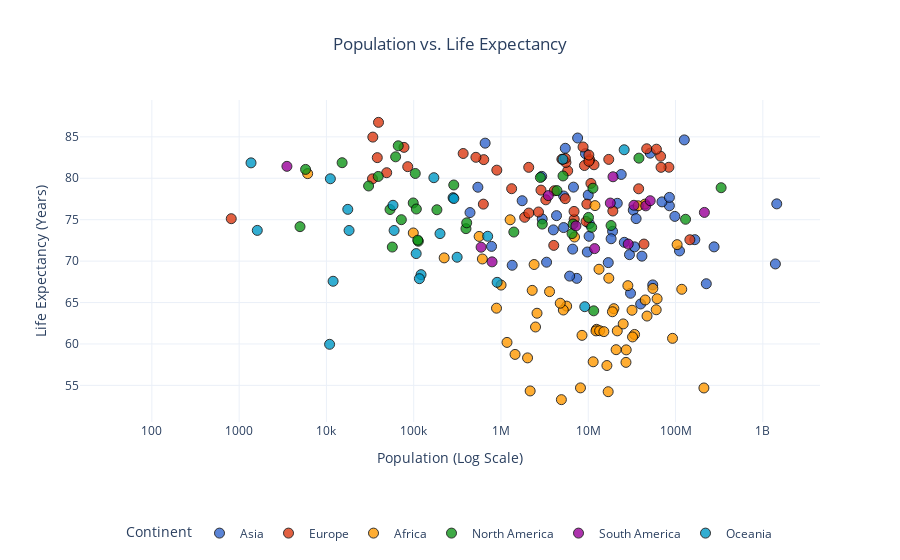

Notebook cell for this chart:
### Code cell
fig_1 = px.scatter(
    df_life_expectancy,
    x="population",
    y="life_expectancy",
    color="continent",
    color_discrete_sequence=px.colors.qualitative.G10,
    title="Population vs. Life Expectancy",
    log_x=True,
    template="plotly_white"
)

fig_1.update_layout(
    title=dict(
        text="Population vs. Life Expectancy",
        x=0.5,
        xanchor="center"
    ),
    xaxis=dict(
        title="Population (Log Scale)",
        showgrid=True,
    ),
    yaxis=dict(
        title="Life Expectancy (Years)",
        showgrid=True,
    ),
    legend=dict(
        title="Continent",
        orientation="h",
        x=0.5,
        xanchor="center",
        y=-0.3
    ),
)

fig_1.update_traces(marker=dict(size=10, opacity=0.8, line=dict(width=1, color="black")))

fig_1.show()

### Figure 1 — Plotly figure (JSON) as saved in the notebook; plotly's stock layout.template omitted (floating-point values rounded to 4 significant figures)
{"data": [{"hovertemplate": "continent=Asia<br>population=%{x}<br>life_expectancy=%{y}<extra></extra>", "legendgroup": "Asia", "marker": {"color": "#3366CC", "line": {"color": "black", "width": 1}, "opacity": 0.8, "size": 10, "symbol": "circle"}, "mode": "markers", "name": "Asia", "orientation": "v", "showlegend": true, "type": "scatter", "x": [39835428, 2968128, 10223344, 1748295, 166303494, 779900, 441532, 16946446, 1444216102, 3979773, 7552800, 1393409033, 276361788, 85028760, 41179351, 9291000, 126050796, 10269022, 18994958, 4328553, 6628347, 7379358, 6769151, 658391, 32776195, 543620, 3329282, 54806014, 29674920, 25887045, 5223376, 225199929, 5222756, 111046910, 2930524, 35340680, 5453600, 51305184, 21497306, 18275704, 23855008, 9749625, 69950844, 1343875, 85042736, 6117933, 9991083, 33935765, 98168829, 30490639], "xaxis": "x", "y": [64.83, 75.09, 73, 77.29, 72.59, 71.78, 75.86, 69.82, 76.91, 73.77, 84.86, 69.66, 71.72, 76.68, 70.6, 82.97, 84.63, 74.53, 73.6, 75.49, 71.45, 67.92, 78.93, 84.24, 76.16, 78.92, 69.87, 67.13, 70.78, 72.27, 77.86, 67.27, 74.05, 71.23, 80.23, 75.13, 83.62, 83.03, 76.98, 72.7, 80.46, 71.1, 77.15, 69.5, 77.69, 68.19, 77.97, 71.72, 75.4, 66.12], "yaxis": "y"}, {"hovertemplate": "continent=Europe<br>population=%{x}<br>life_expectancy=%{y}<extra></extra>", "legendgroup": "Europe", "marker": {"color": "#DC3912", "line": {"color": "black", "width": 1}, "opacity": 0.8, "size": 10, "symbol": "circle"}, "mode": "markers", "name": "Europe", "orientation": "v", "showlegend": true, "type": "scatter", "x": [2872934, 77354, 9043072, 9442867, 11632334, 3263459, 6896655, 4081657, 896005, 10724553, 5813302, 1325188, 49053, 5548361, 67422000, 83900471, 33691, 10370747, 63385, 9634162, 368792, 4982904, 85410, 60367471, 101073, 1866934, 38254, 2689862, 634814, 516100, 4024025, 39520, 628051, 17173094, 2082661, 5465629, 37797000, 10167923, 19127772, 145912022, 34010, 6871547, 5449270, 2078723, 46745211, 10160159, 8715494, 43466822, 68207114, 812], "xaxis": "x", "y": [78.57, 83.73, 81.54, 74.79, 81.63, 77.4, 75.05, 78.49, 80.98, 79.38, 80.9, 78.74, 80.67, 81.91, 82.66, 81.33, 79.93, 82.24, null, 76.88, 82.99, 82.3, 81.4, 83.51, null, 75.29, 82.49, 75.93, 82.25, 82.53, 71.9, 86.75, 76.88, 82.28, 75.8, 82.4, 78.73, 82.05, 76.05, 72.58, 84.97, 76, 77.54, 81.32, 83.56, 82.8, 83.78, 72.06, 81.32, 75.12], "yaxis": "y"}, {"hovertemplate": "continent=Africa<br>population=%{x}<br>life_expectancy=%{y}<extra></extra>", "legendgroup": "Africa", "marker": {"color": "#FF9900", "line": {"color": "black", "width": 1}, "opacity": 0.8, "size": 10, "symbol": "circle"}, "mode": "markers", "name": "Africa", "orientation": "v", "showlegend": true, "type": "scatter", "x": [44616626, 33933611, 12451031, 2397240, 21497097, 12255429, 27224262, 561901, 4919987, 16914985, 888456, 5657017, 27053629, 92377986, 1002197, 104258327, 1449891, 3601462, 1172369, 117876226, 2278829, 2486937, 31732128, 13497237, 2015490, 54985702, 2159067, 5180208, 6958538, 28427333, 19647681, 20855724, 4775110, 1273428, 37344787, 32163045, 2587344, 25130810, 211400704, 13276517, 6095, 223364, 17196308, 98910, 8141343, 16359500, 60041996, 11381377, 44909351, 61498438, 8478242, 11935764, 47123533, 611872, 18920657, 15092171], "xaxis": "x", "y": [76.88, 61.15, 61.77, 69.59, 61.58, 61.58, 59.29, 72.98, 53.28, 54.24, 64.32, 64.57, 57.78, 60.68, 67.11, 71.99, 58.74, 66.32, 60.19, 66.6, 66.47, 62.05, 64.07, 61.6, 58.32, 66.7, 54.33, 64.1, 72.91, 67.04, 64.26, 59.31, 64.92, 74.99, 76.68, 60.85, 63.71, 62.42, 54.69, 69.02, 80.56, 70.39, 67.94, 73.4, 54.7, 57.4, 64.13, 57.85, 65.31, 65.46, 61.04, 76.7, 63.37, 70.26, 63.89, 61.49], "yaxis": "y"}, {"hovertemplate": "continent=North America<br>population=%{x}<br>life_expectancy=%{y}<extra></extra>", "legendgroup": "North America", "marker": {"color": "#109618", "line": {"color": "black", "width": 1}, "opacity": 0.8, "size": 10, "symbol": "circle"}, "mode": "markers", "name": "North America", "orientation": "v", "showlegend": true, "type": "scatter", "x": [15125, 98728, 107195, 396914, 287708, 404915, 62092, 30423, 38067913, 66498, 5139053, 11317498, 72172, 10953714, 6518500, 56868, 113015, 18249868, 11541683, 10062994, 2973462, 130262220, 4981, 6702379, 4381583, 2828246, 53546, 184401, 5771, 111269, 1403374, 39226, 332915074, 104218], "xaxis": "x", "y": [81.88, 77.02, 76.29, 73.92, 79.19, 74.62, 82.59, 79.07, 82.43, 83.92, 80.28, 78.8, 75, 74.08, 73.32, 71.7, 72.4, 74.3, 64, 75.27, 74.47, 75.05, 74.16, 74.48, 78.51, 80.1, 76.23, 76.2, 81.07, 72.53, 73.51, 80.22, 78.86, 80.58], "yaxis": "y"}, {"hovertemplate": "continent=South America<br>population=%{x}<br>life_expectancy=%{y}<extra></extra>", "legendgroup": "South America", "marker": {"color": "#990099", "line": {"color": "black", "width": 1}, "opacity": 0.8, "size": 10, "symbol": "circle"}, "mode": "markers", "name": "South America", "orientation": "v", "showlegend": true, "type": "scatter", "x": [45605823, 11832936, 213993441, 19212362, 51265841, 17888474, 3528, 790329, 7219641, 33359415, 591798, 3485152, 28704947], "xaxis": "x", "y": [76.67, 71.51, 75.88, 80.18, 77.29, 77.01, 81.44, 69.91, 74.25, 76.74, 71.68, 77.91, 72.06], "yaxis": "y"}, {"hovertemplate": "continent=Oceania<br>population=%{x}<br>life_expectancy=%{y}<extra></extra>", "legendgroup": "Oceania", "marker": {"color": "#0099C6", "line": {"color": "black", "width": 1}, "opacity": 0.8, "size": 10, "symbol": "circle"}, "mode": "markers", "name": "Oceania", "orientation": "v", "showlegend": true, "type": "scatter", "x": [25788217, 17572, 902899, 282534, 170184, 121388, 59618, 116255, 10873, 288217, 5126300, 1614, 57910, 18174, 9119005, 47, 200144, 703995, 1368, 106759, 11925, 314464, 11094], "xaxis": "x", "y": [83.44, 76.25, 67.44, 77.66, 80.07, 68.37, 73.7, 67.88, 59.96, 77.55, 82.29, 73.71, 76.74, 73.7, 64.5, null, 73.32, 73, 81.86, 70.91, 67.57, 70.47, 79.94], "yaxis": "y"}], "layout": {"legend": {"orientation": "h", "title": {"text": "Continent"}, "tracegroupgap": 0, "x": 0.5, "xanchor": "center", "y": -0.3}, "title": {"text": "Population vs. Life Expectancy", "x": 0.5, "xanchor": "center"}, "xaxis": {"anchor": "y", "domain": [0, 1], "showgrid": true, "title": {"text": "Population (Log Scale)"}, "type": "log"}, "yaxis": {"anchor": "x", "domain": [0, 1], "showgrid": true, "title": {"text": "Life Expectancy (Years)"}}}}
